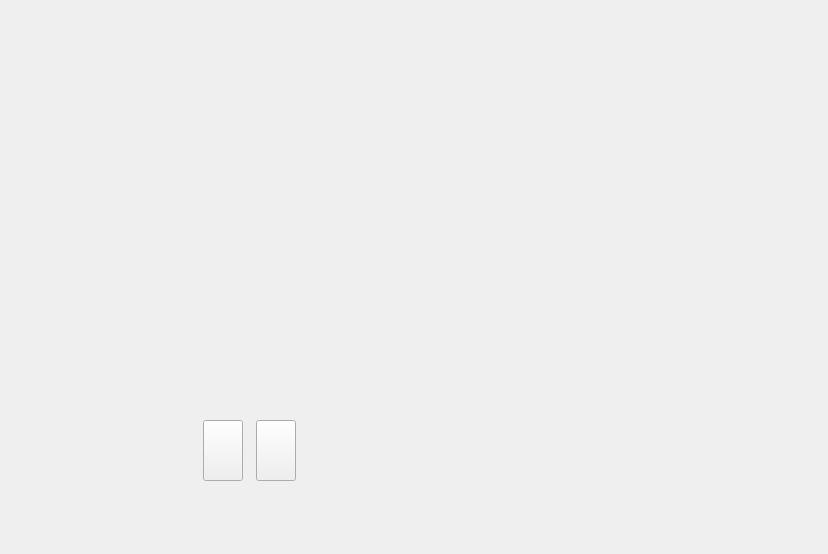
<?xml version="1.0" encoding="UTF-8"?>
<ui version="4.0">
 <class>DB_ScreenShots</class>
 <widget class="QWidget" name="DB_ScreenShots">
  <property name="geometry">
   <rect>
    <x>0</x>
    <y>0</y>
    <width>828</width>
    <height>554</height>
   </rect>
  </property>
  <property name="windowTitle">
   <string>Form</string>
  </property>
  <widget class="QFrame" name="frame">
   <property name="geometry">
    <rect>
     <x>199</x>
     <y>410</y>
     <width>151</width>
     <height>80</height>
    </rect>
   </property>
   <property name="styleSheet">
    <string notr="true">#frame{
border: none;
}</string>
   </property>
   <property name="frameShape">
    <enum>QFrame::StyledPanel</enum>
   </property>
   <property name="frameShadow">
    <enum>QFrame::Raised</enum>
   </property>
   <widget class="QWidget" name="horizontalLayoutWidget_2">
    <property name="geometry">
     <rect>
      <x>-10</x>
      <y>10</y>
      <width>121</width>
      <height>61</height>
     </rect>
    </property>
    <layout class="QHBoxLayout" name="horizontalLayout_2">
     <property name="spacing">
      <number>0</number>
     </property>
     <item>
      <spacer name="horizontalSpacer_3">
       <property name="orientation">
        <enum>Qt::Horizontal</enum>
       </property>
       <property name="sizeHint" stdset="0">
        <size>
         <width>1</width>
         <height>1</height>
        </size>
       </property>
      </spacer>
     </item>
     <item>
      <widget class="CustomPushButton" name="pSave">
       <property name="sizePolicy">
        <sizepolicy hsizetype="Preferred" vsizetype="Preferred">
         <horstretch>0</horstretch>
         <verstretch>0</verstretch>
        </sizepolicy>
       </property>
       <property name="styleSheet">
        <string notr="true">border-image: url(&quot;:/images/baocun.png&quot;);</string>
       </property>
       <property name="text">
        <string/>
       </property>
      </widget>
     </item>
     <item>
      <spacer name="horizontalSpacer_5">
       <property name="orientation">
        <enum>Qt::Horizontal</enum>
       </property>
       <property name="sizeHint" stdset="0">
        <size>
         <width>1</width>
         <height>1</height>
        </size>
       </property>
      </spacer>
     </item>
     <item>
      <widget class="CustomPushButton" name="pClose">
       <property name="sizePolicy">
        <sizepolicy hsizetype="Preferred" vsizetype="Preferred">
         <horstretch>0</horstretch>
         <verstretch>0</verstretch>
        </sizepolicy>
       </property>
       <property name="styleSheet">
        <string notr="true">border-image: url(&quot;:/images/guanbi3.png&quot;);</string>
       </property>
       <property name="text">
        <string/>
       </property>
      </widget>
     </item>
     <item>
      <spacer name="horizontalSpacer_4">
       <property name="orientation">
        <enum>Qt::Horizontal</enum>
       </property>
       <property name="sizeHint" stdset="0">
        <size>
         <width>1</width>
         <height>1</height>
        </size>
       </property>
      </spacer>
     </item>
    </layout>
   </widget>
  </widget>
 </widget>
 <customwidgets>
  <customwidget>
   <class>CustomPushButton</class>
   <extends>QPushButton</extends>
   <header>Custom/CustomPushButton/custompushbutton.h</header>
  </customwidget>
 </customwidgets>
 <resources/>
 <connections/>
</ui>
